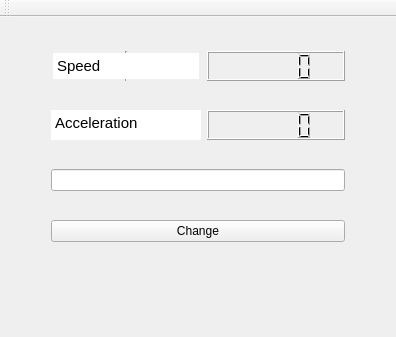
<?xml version="1.0" encoding="UTF-8"?>
<ui version="4.0">
 <class>MainWindow</class>
 <widget class="QMainWindow" name="MainWindow">
  <property name="geometry">
   <rect>
    <x>0</x>
    <y>0</y>
    <width>396</width>
    <height>337</height>
   </rect>
  </property>
  <property name="windowTitle">
   <string>MainWindow</string>
  </property>
  <widget class="QWidget" name="centralWidget">
   <widget class="QWidget" name="layoutWidget">
    <property name="geometry">
     <rect>
      <x>40</x>
      <y>0</y>
      <width>316</width>
      <height>261</height>
     </rect>
    </property>
    <layout class="QVBoxLayout" name="verticalLayout">
     <item>
      <layout class="QHBoxLayout" name="horizontalLayout">
       <property name="spacing">
        <number>6</number>
       </property>
       <item>
        <widget class="QTextEdit" name="textEdit">
         <property name="maximumSize">
          <size>
           <width>150</width>
           <height>30</height>
          </size>
         </property>
         <property name="sizeIncrement">
          <size>
           <width>0</width>
           <height>0</height>
          </size>
         </property>
         <property name="font">
          <font>
           <kerning>true</kerning>
          </font>
         </property>
         <property name="frameShape">
          <enum>QFrame::VLine</enum>
         </property>
         <property name="readOnly">
          <bool>true</bool>
         </property>
         <property name="html">
          <string>&lt;!DOCTYPE HTML PUBLIC &quot;-//W3C//DTD HTML 4.0//EN&quot; &quot;http://www.w3.org/TR/REC-html40/strict.dtd&quot;&gt;
&lt;html&gt;&lt;head&gt;&lt;meta name=&quot;qrichtext&quot; content=&quot;1&quot; /&gt;&lt;style type=&quot;text/css&quot;&gt;
p, li { white-space: pre-wrap; }
&lt;/style&gt;&lt;/head&gt;&lt;body style=&quot; font-family:'Ubuntu'; font-size:11pt; font-weight:400; font-style:normal;&quot;&gt;
&lt;p style=&quot; margin-top:0px; margin-bottom:0px; margin-left:0px; margin-right:0px; -qt-block-indent:0; text-indent:0px;&quot;&gt;Speed&lt;/p&gt;&lt;/body&gt;&lt;/html&gt;</string>
         </property>
        </widget>
       </item>
       <item>
        <widget class="QLCDNumber" name="lcdNumberSpeed">
         <property name="maximumSize">
          <size>
           <width>150</width>
           <height>30</height>
          </size>
         </property>
        </widget>
       </item>
      </layout>
     </item>
     <item>
      <layout class="QHBoxLayout" name="horizontalLayout_2">
       <property name="sizeConstraint">
        <enum>QLayout::SetMinimumSize</enum>
       </property>
       <item>
        <widget class="QTextEdit" name="textEdit_2">
         <property name="maximumSize">
          <size>
           <width>150</width>
           <height>30</height>
          </size>
         </property>
         <property name="frameShape">
          <enum>QFrame::VLine</enum>
         </property>
         <property name="frameShadow">
          <enum>QFrame::Sunken</enum>
         </property>
         <property name="lineWidth">
          <number>0</number>
         </property>
         <property name="midLineWidth">
          <number>0</number>
         </property>
         <property name="sizeAdjustPolicy">
          <enum>QAbstractScrollArea::AdjustIgnored</enum>
         </property>
         <property name="lineWrapMode">
          <enum>QTextEdit::WidgetWidth</enum>
         </property>
         <property name="lineWrapColumnOrWidth">
          <number>0</number>
         </property>
         <property name="readOnly">
          <bool>true</bool>
         </property>
         <property name="html">
          <string>&lt;!DOCTYPE HTML PUBLIC &quot;-//W3C//DTD HTML 4.0//EN&quot; &quot;http://www.w3.org/TR/REC-html40/strict.dtd&quot;&gt;
&lt;html&gt;&lt;head&gt;&lt;meta name=&quot;qrichtext&quot; content=&quot;1&quot; /&gt;&lt;style type=&quot;text/css&quot;&gt;
p, li { white-space: pre-wrap; }
&lt;/style&gt;&lt;/head&gt;&lt;body style=&quot; font-family:'Ubuntu'; font-size:11pt; font-weight:400; font-style:normal;&quot;&gt;
&lt;p style=&quot; margin-top:0px; margin-bottom:0px; margin-left:0px; margin-right:0px; -qt-block-indent:0; text-indent:0px;&quot;&gt;Acceleration&lt;/p&gt;&lt;/body&gt;&lt;/html&gt;</string>
         </property>
        </widget>
       </item>
       <item>
        <widget class="QLCDNumber" name="lcdNumberAcceleration">
         <property name="maximumSize">
          <size>
           <width>150</width>
           <height>30</height>
          </size>
         </property>
        </widget>
       </item>
      </layout>
     </item>
     <item>
      <widget class="QLineEdit" name="lineEditDisplacement">
       <property name="cursorPosition">
        <number>0</number>
       </property>
       <property name="alignment">
        <set>Qt::AlignRight|Qt::AlignTrailing|Qt::AlignVCenter</set>
       </property>
      </widget>
     </item>
     <item>
      <widget class="QPushButton" name="pushButton">
       <property name="text">
        <string>Change</string>
       </property>
      </widget>
     </item>
    </layout>
   </widget>
  </widget>
  <widget class="QMenuBar" name="menuBar">
   <property name="geometry">
    <rect>
     <x>0</x>
     <y>0</y>
     <width>396</width>
     <height>29</height>
    </rect>
   </property>
  </widget>
  <widget class="QToolBar" name="mainToolBar">
   <attribute name="toolBarArea">
    <enum>TopToolBarArea</enum>
   </attribute>
   <attribute name="toolBarBreak">
    <bool>false</bool>
   </attribute>
  </widget>
 </widget>
 <layoutdefault spacing="6" margin="11"/>
 <resources/>
 <connections/>
</ui>
